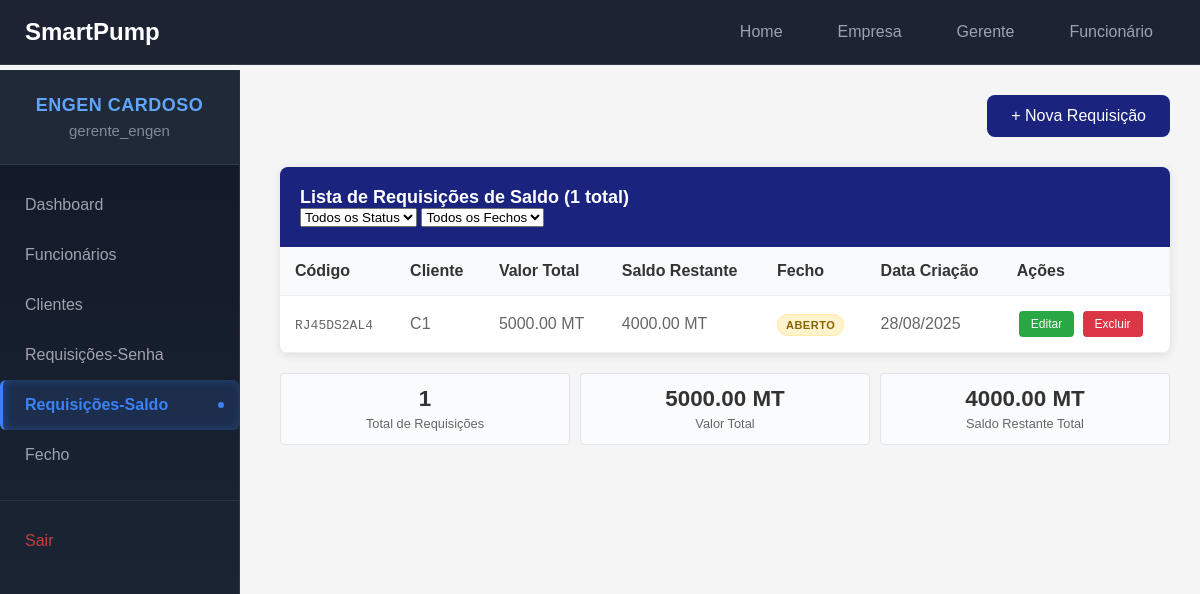
Screenshot of /gerente/requisicoes-saldo/ (signed in) with the database file from the repository.
### empresas/models.py (models this page shows, shortened)
class Empresa(models.Model):
   nome = models.CharField(max_length=200)
   status = models.BooleanField(default=True)
   gerente = models.OneToOneField(User, on_delete=models.CASCADE, related_name='empresa_gerenciada')

### gerente/models.py (models this page shows, shortened)
class RequisicaoSaldo(models.Model):
    empresa = models.ForeignKey(Empresa, on_delete=models.CASCADE, related_name='requisicoes_saldo', null=True, blank=True)
    cliente = models.ForeignKey("Cliente", on_delete=models.CASCADE, related_name='requisicoes_saldo')
    valor_total = models.DecimalField(max_digits=10, decimal_places=2, validators=[MinValueValidator(0)])
    funcionario_responsavel = models.ForeignKey("Funcionario", on_delete=models.SET_NULL, null=True, blank=True)
    codigo = models.CharField(max_length=10, unique=True, default=gerar_codigo, editable=False)
    data_criacao = models.DateTimeField(auto_now_add=True)
    ativa = models.BooleanField(default=True)
    fecho = models.ForeignKey(Fecho, on_delete=models.SET_NULL, null=True, blank=True, related_name='requisicoes_saldo')
    FORMA_PAGAMENTO_CHOICES = [
        ('transferencia', 'Transferência Bancária'),
        ('cash', 'Dinheiro (Cash)'),
        ('pos', 'POS (Cartão)'),
    ]
    forma_pagamento = models.CharField(
        max_length=20,
        choices=FORMA_PAGAMENTO_CHOICES,
        verbose_name="Forma de Pagamento",
        default='cash'
    )
    banco = models.CharField(
        max_length=100,
        null=True,
        blank=True,
        verbose_name="Nome do Banco",
        help_text="Obrigatório apenas para transferência bancária"
    )
    @property
    def saldo_restante(self):
        total_debitos = self.movimentos.aggregate(models.Sum("valor"))["valor__sum"] or 0
        return self.valor_total - total_debitos

class Cliente(models.Model):
   empresa = models.ForeignKey(Empresa, on_delete=models.CASCADE, related_name='clientes', null=True, blank=True)
   nome = models.CharField(max_length=100)
   email = models.EmailField(blank=True, null=True)
   contacto = models.CharField(max_length=20, blank=True, null=True)
   endereco = models.TextField(blank=True, null=True)
   data_criacao = models.DateTimeField(auto_now_add=True)

### gerente/views.py (the view, shortened to what this page needs)
# urls.py: path('requisicoes-saldo/', views.requisicoes_saldo, name='requisicoes_saldo'),
@user_passes_test(is_gerente, login_url='/login/')
def requisicoes_saldo(request):
    empresa = get_empresa_usuario(request.user)
    if not empresa:
        messages.error(request, 'Empresa não encontrada.')
        return redirect('login')
    requisicoes = (
        RequisicaoSaldo.objects.filter(empresa=empresa, ativa=True)
        .select_related('cliente', 'fecho')  # ADICIONADO select_related para 'fecho'
        .prefetch_related('movimentos')
        .order_by('-data_criacao')
    )
    status_filter = request.GET.get('status', '')
    fecho_filter = request.GET.get('fecho', '')  # NOVO FILTRO
    search = request.GET.get('search', '')
    if search:
        requisicoes = requisicoes.filter(
            Q(cliente__nome__icontains=search) |
            Q(id__icontains=search) |
            Q(codigo__icontains=search)
        )
    if fecho_filter == 'fechado':
        requisicoes = requisicoes.filter(fecho__isnull=False)
    elif fecho_filter == 'aberto':
        requisicoes = requisicoes.filter(fecho__isnull=True)
    total_valor = sum(r.valor_total for r in requisicoes)
    saldo_restante_total = sum(r.saldo_restante for r in requisicoes)
    context = {
        'requisicoes': requisicoes,
        'search': search,
        'status_filter': status_filter,
        'fecho_filter': fecho_filter,  # NOVO CONTEXTO
        'total_valor': total_valor,
        'saldo_restante_total': saldo_restante_total,
    }
    return render(request, 'gerente/requisicoes_saldo.html', context)

### gerente/context_processors.py (called while the page is built)
def empresa_context(request):
    if request.user.is_authenticated:
        try:
            if hasattr(request.user, 'empresa_gerenciada'):
                return {'empresa_atual': request.user.empresa_gerenciada}
            elif hasattr(request.user, 'funcionario'):
                return {'empresa_atual': request.user.funcionario.empresa}
        except:
            pass
    return {'empresa_atual': None}

### gerente/views.py (called while the page is built)
def is_gerente(user):
  return user.groups.filter(name='Gerente').exists()

def get_empresa_usuario(user):
   try:
       if hasattr(user, 'empresa_gerenciada'):
           return user.empresa_gerenciada
       elif hasattr(user, 'funcionario'):
           return user.funcionario.empresa
   except:
       pass
   return None

### templates/gerente/requisicoes_saldo.html (shortened to what this page needs)
{% extends 'gerente/base.html' %}
{% block content %}
<div class="content-header">
    <a href="{% url 'adicionar_requisicao_saldo' %}" class="btn-primary">
        + Nova Requisição
    </a>
</div>
<div class="table-container">
    <div class="table-header">
        <h3>Lista de Requisições de Saldo ({{ requisicoes.count }} total)</h3>
        <div class="table-filters">
            <select class="filter-select" id="statusFilter" onchange="filterByStatus()">
                <option value="">Todos os Status</option>
            </select>
            <select class="filter-select" id="fechoFilter" onchange="filterByFecho()">
                <option value="">Todos os Fechos</option>
            </select>
        </div>
    </div>
    <div class="table-wrapper">
        {% if requisicoes %}
        <table>
            <thead>
                <tr>
                    <th>Código</th>
                    <th>Cliente</th>
                    <th>Valor Total</th>
                    <th>Saldo Restante</th>
                    <th>Fecho</th>
                    <th>Data Criação</th>
                    <th>Ações</th>
                </tr>
            </thead>
            <tbody>
                {% for requisicao in requisicoes %}
                <tr
                    class="{% if requisicao.fecho %}row-fechado{% endif %}"
                    data-status="{% if requisicao.saldo_restante == 0 %}esgotado{% elif requisicao.saldo_restante <= 50 %}baixo{% elif requisicao.saldo_restante <= 200 %}medio{% else %}alto{% endif %}"
                    data-fecho="{% if requisicao.fecho %}fechado{% else %}aberto{% endif %}">
                    <td>
                        <code>{{ requisicao.codigo }}</code>
                    </td>
                    <td>{{ requisicao.cliente.nome }}</td>
                    <td class="valor-cell">{{ requisicao.valor_total }} MT</td>
                    <td>
                        <span
                            class="senhas-restante {% if requisicao.saldo_restante == 0 %}completo{% elif requisicao.saldo_restante <= 50 %}baixo{% elif requisicao.saldo_restante <= 200 %}medio{% else %}alto{% endif %}">
                            {{ requisicao.saldo_restante }} MT
                        </span>
                    </td>
                    <td>
                        {% if requisicao.fecho %}
                            <span class="fecho-badge fecho-fechado" title="Fechado em {{ requisicao.fecho.data|date:'d/m/Y H:i' }}">
                                Fecho #{{ requisicao.fecho.id }}
                            </span>
                        {% else %}
                            <span class="fecho-badge fecho-aberto">
                                Aberto
                            </span>
                        {% endif %}
                    </td>
                    <td>{{ requisicao.data_criacao|date:"d/m/Y" }}</td>
                    <td class="actions-cell">
                        {% if requisicao.fecho %}
                            <span class="btn-action btn-disabled" title="Não é possível editar requisições fechadas">Editar</span>
                            <span class="btn-action btn-disabled" title="Não é possível excluir requisições fechadas">Excluir</span>
                        {% else %}
                            <a href="{% url 'editar_requisicao_saldo' requisicao.id %}" class="btn-action btn-edit">Editar</a>
                            <a href="{% url 'deletar_requisicao_saldo' requisicao.id %}" class="btn-action btn-delete"
                                onclick="return confirm('Tem certeza que deseja excluir esta requisição de saldo?')">Excluir</a>
                        {% endif %}
                    </td>
                </tr>
                {% endfor %}
            </tbody>
        </table>
        {% endif %}
    </div>
</div>
{% if requisicoes %}
<div class="stats-container">
    <div class="stats-grid">
        <div class="stat-item">
            <span class="stat-number">{{ requisicoes.count }}</span>
            <span class="stat-label">Total de Requisições</span>
        </div>
        <div class="stat-item">
            <span class="stat-number">{{ total_valor|default:0 }} MT</span>
            <span class="stat-label">Valor Total</span>
        </div>
        <div class="stat-item">
            <span class="stat-number">{{ saldo_restante_total|default:0 }} MT</span>
            <span class="stat-label">Saldo Restante Total</span>
        </div>
    </div>
</div>
{% endif %}
{% endblock %}

### templates/gerente/sidebar.html (shortened to what this page needs)
<div class="sidebar">
    <div class="user-section">
        <div class="empresa-name">{{ empresa_atual.nome|default:"Sistema" }}</div>
        <div class="user-info">{{ request.user.get_full_name|default:request.user.username }}</div>
    </div>
    <nav class="sidebar-nav">
        <ul class="nav-list">
            <li class="nav-item">
                <a href="{% url 'dashboard' %}" class="nav-link {% if request.resolver_match.url_name == 'dashboard' %}active{% endif %}">
                    Dashboard
                </a>
            </li>
            <li class="nav-item">
                <a href="{% url 'funcionarios' %}" class="nav-link {% if request.resolver_match.url_name == 'funcionarios' %}active{% endif %}">
                    Funcionários
                </a>
            </li>
            <li class="nav-item">
                <a href="{% url 'clientes' %}" class="nav-link {% if request.resolver_match.url_name == 'clientes' %}active{% endif %}">
                    Clientes
                </a>
            </li>
            <li class="nav-item">
                <a href="{% url 'requisicoes' %}" class="nav-link {% if request.resolver_match.url_name == 'requisicoes' %}active{% endif %}">
                    Requisições-Senha
                </a>
            </li>
            <li class="nav-item">
                <a href="{% url 'requisicoes_saldo' %}" class="nav-link {% if request.resolver_match.url_name == 'requisicoes_saldo' %}active{% endif %}">
                    Requisições-Saldo
                </a>
            </li>
            <li class="nav-item">
                <a href="{% url 'fecho' %}" class="nav-link {% if request.resolver_match.url_name == 'fechos' %}active{% endif %}">
                    Fecho
                </a>
            </li>
            <li class="nav-item nav-divider">
                <a href="{% url 'logout' %}" class="nav-link nav-logout">
                    Sair
                </a>
            </li>
        </ul>
    </nav>
</div>

### templates/gerente/base.html (style rules this page uses)
* { margin: 0; padding: 0; box-sizing: border-box; }
body { font-family: Arial, sans-serif; background-color: #f5f5f5; overflow-x: hidden; padding-top: 65px; }
.content-header { margin-bottom: 30px; display: flex; justify-content: space-between; align-items: center; }
.btn-primary { background-color: #1a237e; color: white; padding: 12px 24px; border: none; border-radius: 8px; cursor: pointer; font-size: 16px; font-weight: 500; transition: background-color 0.3s ease, transform 0.2s ease; text-decoration: none; display: inline-block; }
.table-container { background: white; border-radius: 8px; box-shadow: 0 2px 10px rgba(0, 0, 0, 0.1); overflow: hidden; }
.table-header { background-color: #1a237e; color: white; padding: 20px; }
.table-header h3 { font-size: 18px; font-weight: 600; }
.table-wrapper { overflow-x: auto; }
table { width: 100%; border-collapse: collapse; }
th, td { padding: 15px; text-align: left; border-bottom: 1px solid #eee; }
th { background-color: #f8f9fa; font-weight: 600; color: #333; position: sticky; top: 0; z-index: 1; }
td { color: #666; }
.btn-action { padding: 6px 12px; margin: 0 2px; border: none; border-radius: 4px; cursor: pointer; font-size: 12px; font-weight: 500; transition: all 0.2s ease; text-decoration: none; display: inline-block; }
.btn-edit { background-color: #28a745; color: white; }
.btn-delete { background-color: #dc3545; color: white; }

### templates/gerente/navbar.html (style rules this page uses)
.nav-link { color: rgba(255, 255, 255, 0.8); text-decoration: none; padding: 8px 16px; border-radius: 6px; transition: all 0.2s ease; font-size: 0.95rem; font-weight: 400; }

### templates/gerente/sidebar.html (style rules this page uses)
.sidebar { width: 240px; background: linear-gradient(180deg, #111827, #1f2937); min-height: calc(100vh - 70px); position: fixed; left: 0; top: 70px; overflow-y: auto; border-right: 1px solid rgba(255,255,255,0.1); z-index: 1000; }
.user-section { padding: 25px 15px; background: #1f2937; text-align: center; border-bottom: 1px solid rgba(255, 255, 255, 0.08); }
.empresa-name { color: #60a5fa; font-size: 18px; font-weight: 700; letter-spacing: 0.5px; margin-bottom: 6px; text-transform: uppercase; }
.user-info { color: #9ca3af; font-size: 15px; font-weight: 500; opacity: 0.8; }
.sidebar-nav { padding-top: 15px; }
.nav-list { list-style: none; padding: 0; margin: 0; }
.nav-item { margin: 0; }
.nav-divider { margin-top: auto; border-top: 1px solid rgba(255, 255, 255, 0.08); padding-top: 15px; margin-top: 20px; }
.nav-link { display: block; padding: 16px 22px; color: #9ca3af; text-decoration: none; font-size: 16px; font-weight: 500; border-left: 3px solid transparent; position: relative; }
.nav-link.active { background: rgba(59, 130, 246, 0.15); color: #3b82f6; border-left-color: #3b82f6; font-weight: 600; box-shadow: inset 2px 0 8px rgba(59, 130, 246, 0.3); }
.nav-link.active::before { content: ''; position: absolute; right: 15px; top: 50%; transform: translateY(-50%); width: 6px; height: 6px; background: #3b82f6; border-radius: 50%; }
.nav-logout { color: #ef4444 !important; opacity: 0.8; }

### templates/gerente/requisicoes_saldo.html (style rules this page uses)
.stats-container { margin-top: 20px; }
.stats-grid { display: grid; grid-template-columns: repeat(3, 1fr); gap: 10px; }
.stat-item { text-align: center; background: #fafbfc; padding: 12px; border-radius: 4px; border: 1px solid #e1e5e9; }
.stat-number { display: block; font-size: 1.4rem; font-weight: 600; color: #333; margin-bottom: 2px; }
.stat-label { font-size: 0.8rem; color: #666; }
.fecho-badge { padding: 4px 8px; border-radius: 12px; font-size: 11px; font-weight: 600; text-transform: uppercase; letter-spacing: 0.5px; }
.fecho-aberto { background: #fff3cd; color: #856404; border: 1px solid #ffeaa7; }

### rows the page displays
Empresa: nome "ENGEN CARDOSO"
RequisicaoSaldo: codigo "RJ45DS2AL4", cliente.nome "C1", valor_total "5000.00", saldo_restante "4000.00", shows "ABERTO", data_criacao "28/08/2025", shows "Editar"

### other values shown
{{ request.user.get_full_name|default:request.user.username }} "gerente_engen"
{{ requisicoes.count }} "1"
{{ total_valor|default:0 }} "5000.00"
{{ saldo_restante_total|default:0 }} "4000.00"
